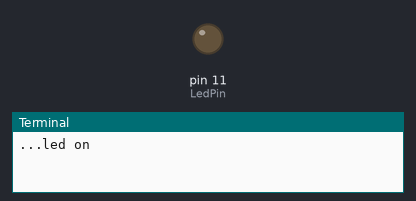
The program below on a simulated Raspberry Pi (header pin numbers). Parts: output pins drawn as LEDs (lit = HIGH), the last lines printed to the terminal.

Above: at 2.5 s.
At 7.5 s:
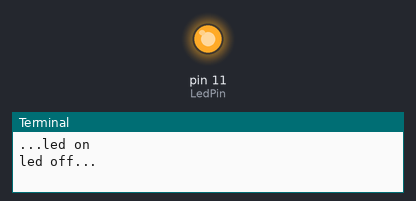
Timing chart, 0 to 13.0 s (numbered marks = the images above):
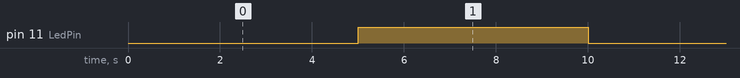

Measured:
- by itself, pin 11 (LedPin): alternates HIGH for 5.0 s and LOW for 5.0 s

The program:

lession1.py
```python
#!/usr/bin/env python

# -----------------------------------------------------------
# File name   : 01_blinkingLed_1.py
# Description : make an led blinking.
# Author      : Jason
# E-mail      : jason@adeept.com
# Website     : www.adeept.com
# Date        : 2015/06/12
# -----------------------------------------------------------

import RPi.GPIO as GPIO
import time

LedPin = 11  # pin11

GPIO.setmode(GPIO.BOARD)  # Numbers pins by physical location
GPIO.setup(LedPin, GPIO.OUT)  # Set pin mode as output
GPIO.output(LedPin, GPIO.HIGH)  # Set pin to high(+3.3V) to off the led

try:
    while True:
        print '...led on'
        GPIO.output(LedPin, GPIO.LOW)  # led on
        time.sleep(5.0)
        print 'led off...'
        GPIO.output(LedPin, GPIO.HIGH)  # led off
        time.sleep(5.0)
except KeyboardInterrupt:  # When 'Ctrl+C' is pressed, the flowing code will be  executed.
    GPIO.output(LedPin, GPIO.HIGH)  # led off
    GPIO.cleanup()  # Release resource
```
